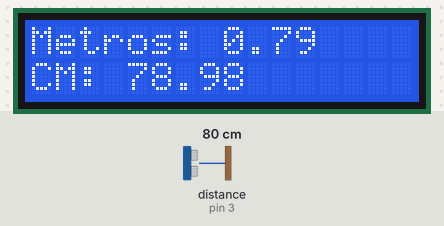
This sketch was run on a simulated Arduino Uno, built with avr-gcc and run on an emulated ATmega328P. Parts: 16×2 character LCD. Wiring (inferred from the names in the program): ultrasonic range finder: trigger pin 2; echo pin 3. The test bench sets the inputs (shaded band); at power-on: distance to the obstacle (sensor on pin 3) 80 cm. The echo pulse lasts 58.3 µs per cm.

Above: at 1.7 s.
1.8 s: distance to the obstacle (sensor on pin 3) set to 2 cm
At 3.3 s:
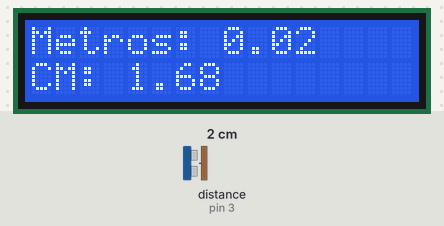
5.0 s: distance to the obstacle (sensor on pin 3) set to 4 cm
At 6.4 s:
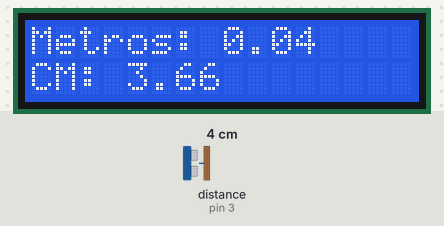
8.1 s: distance to the obstacle (sensor on pin 3) set to 9 cm
At 9.4 s:
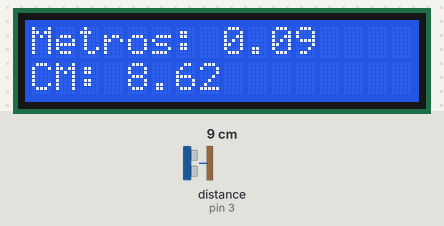
Timing chart, 0 to 11.1 s (numbered marks = the images above; inputs shaded):
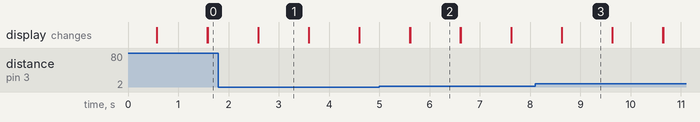

Measured:
- after the input at 1.8 s, the display: first differs from a run without the input after 0.79 s (image 1)
- after the input at 5.0 s, the display: first differs from a run without the input after 0.61 s (image 2)
- after the input at 8.1 s, the display: first differs from a run without the input after 0.53 s (image 3)
- what the display in image 1 shows lasts 1.0 s, from 2.6 s to 3.6 s

The sketch:

sensor_ultrassonico_com_display.ino
```cpp
// Projeto de Sensor Ultrassonico com Display

#include <LiquidCrystal.h> // biblioteca Liquid Crystal

#define PinTrigger 2 // pino usado para disparar os pulsos do sensor
#define PinEcho 3    // pino usado para ler a saída do sensor

LiquidCrystal lcd(8, 9, 4, 5, 6, 7); // pinos do LCD - RS E D4 D5 D6 D7

float tempoEcho = 0;    // variável tempo do eco
const float velocidadeSom_mps = 340;        // em metros por segundo
const float velocidadeSom_mpus = 0.000340;  // em metros por microsegundo

void setup()
{
  lcd.begin(16, 2); // inicializa LCD 16x2

  pinMode(PinTrigger, OUTPUT);
  digitalWrite(PinTrigger, LOW);
  pinMode(PinEcho, INPUT);

  Serial.begin(9600);
  delay(500); // atraso de 0,5 segundos
}
void loop()
{
  lcd.clear(); // limpa tela do LCD

  disparaPulsoUltrassonico();           // dispara pulso ultrassonico
  tempoEcho = pulseIn(PinEcho, HIGH);   // mede duração do pulso HIGH de eco em microsegundos

  lcd.setCursor(0, 0); // selecionando coluna 0 e linha 0
  lcd.print("Metros: "); // mostra no LCD
  lcd.print(calculaDistancia(tempoEcho));

  lcd.setCursor(0, 1); // selecionando coluna 1 e linha 1
  lcd.print("CM: "); // mostra no LCD
  lcd.print(calculaDistancia(tempoEcho) * 100);

  delay(1000); // atraso de 1 segundo
}


void disparaPulsoUltrassonico(){
  digitalWrite(PinTrigger, HIGH); // pulso alto
  delayMicroseconds(10);
  digitalWrite(PinTrigger, LOW); // pulso baixo
}

float calculaDistancia(float tempo_us){
  return ((tempo_us * velocidadeSom_mpus) / 2); // calcula distancia em metros
}
```
